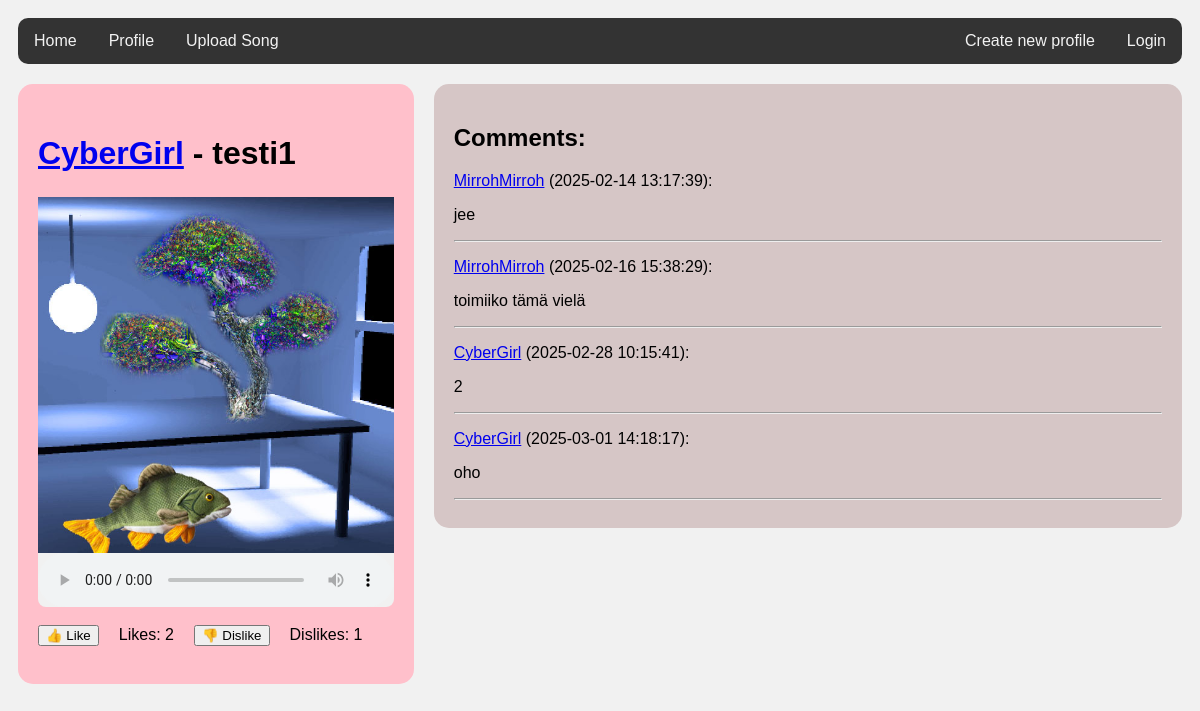
/song/1, run on the app's committed database.
### tables this page shows
CREATE TABLE songs (
    id INTEGER PRIMARY KEY,
    user_id INTEGER NOT NULL,
    title TEXT NOT NULL,
    artist TEXT NOT NULL CHECK (LENGTH(artist) > 0),
    audio_file_path TEXT NOT NULL,
    image_file_path TEXT NOT NULL,
    upload_date DATETIME DEFAULT CURRENT_TIMESTAMP,
    genre TEXT CHECK (LENGTH(genre) > 0),
    duration INTEGER CHECK (duration > 0),
    FOREIGN KEY (user_id) REFERENCES users(id) ON DELETE CASCADE
);

CREATE TABLE messages (
    id INTEGER PRIMARY KEY,
    content TEXT,
    sent_at TEXT,
    user_id INTEGER REFERENCES users,
    thread_id INTEGER REFERENCES threads
);

CREATE TABLE users (
    id INTEGER PRIMARY KEY,
    username TEXT UNIQUE,
    password_hash TEXT,
    image BLOB
, bio TEXT);

### app.py (the view)
@app.route("/song/<int:id>")
def show_song(id):
    song = get_song(id)
    thread = forum.get_thread(id)
    messages = forum.get_messages(id)
    like_counter = get_likes(id)
    dislike_counter = get_dislikes(id)
    return render_template("show_song.html", song=song, thread=thread, messages=messages, like_counter=like_counter, dislike_counter=dislike_counter)

### db.py (called while the page is built)
def get_connection():
    con = sqlite3.connect("database.db")
    con.execute("PRAGMA foreign_keys = ON")
    con.row_factory = sqlite3.Row
    return con

def query(sql, params=[]):
    con = get_connection()
    result = con.execute(sql, params).fetchall()
    con.close()
    return result

### forum.py (called while the page is built)
def get_thread(id):
    sql = """SELECT t.id
             FROM threads t
             WHERE t.id = ?"""
    result = db.query(sql, [id])
    return result[0]

def get_messages(id):
    sql = """SELECT m.id, m.content, m.sent_at, m.user_id, u.username
             FROM messages m, users u
             WHERE m.user_id = u.id AND m.thread_id = ?
             ORDER BY m.id"""
    return db.query(sql, [id])

### repositories/songs_repository.py (called while the page is built)
def get_song(id):
    sql = """SELECT id, user_id, title, artist, audio_file_path, image_file_path, genre
             FROM songs
             WHERE id = ?"""
    result = db.query(sql, [id])
    return result[0] if result else None

def get_likes(id):
    sql = "SELECT COUNT(*) FROM likes WHERE song_id = ? AND is_like = 1"
    result = db.query(sql, [id])
    return result[0][0] if result else 0  # Extract the count from the result

def get_dislikes(id):
    sql = "SELECT COUNT(*) FROM likes WHERE song_id = ? AND is_like = 0"
    result = db.query(sql, [id])
    return result[0][0] if result else 0  # Extract the count from the result

### templates/show_song.html (shortened to what this page needs)
<!DOCTYPE html>
<html>
<head>
  <link rel="stylesheet" href="../static/styles.css">
</head>
<body>
  <div class="topnav">
    <a href="/">Home</a>
    {% if session.username%}
    <a href="/user/{{ session['user_id'] }}">Profile</a>
    <a href="/upload_song">Upload Song</a>
    {% else %}
    <a href="/login_page">Profile</a>
    <a href="/login_page">Upload Song</a>
    {% endif %}
    {% if session.username %}
    <a href="/logout" style="float:right">Logout</a>
    {% else %}
    <a href="/login_page" style="float:right">Login</a>
    <a href="/register" style="float:right">Create new profile</a>
    {% endif %}
  </div>
  <div class="row">
    <div class="leftcolumn">
      <div class="card-songpage-left">
        <div class="song-info">
          <h1><a href="/user/{{ song.user_id }}">{{ song.artist }}</a> - {{ song.title }}</h1>
        </div>
        <br>
        <img src="{{ url_for('static', filename=song.image_file_path.split('static/')[-1]) }}" alt="Kansikuva" width="100%">
        <audio controls class="audio2">
          {% if song.audio_file_path.endswith('.mp3') %}
          <source src="{{ url_for('static', filename=song.audio_file_path.split('static/')[-1]) }}" type="audio/mpeg">
          {% elif song.audio_file_path.endswith('.wav') %}
          <source src="{{ url_for('static', filename=song.audio_file_path.split('static/')[-1]) }}" type="audio/wav">
          {% else %}
              <p>Tiedostotyyppi ei tuettu.</p>
          {% endif %}
        </audio>
        <br>
        <div class="likes">
          <form action="/like/{{ song.id }}" method="post">
            <button type="submit">👍 Like</button>
          </form>
          <p>Likes: {{ like_counter }}</p>
          <form action="/dislike/{{ song.id }}" method="post">
              <button type="submit">👎 Dislike</button>
          </form>
          <p>Dislikes: {{ dislike_counter }}</p>
        </div>
        <br>
      </div>
    </div>
    <div class="rightcolumn">
      <div class="card-songpage-right">
        <h2>Comments:</h2>
        {% for message in messages %}
        <p>
          <a href="/user/{{ message.user_id }}">{{ message.username }}</a> ({{ message.sent_at }}):
        </p>
        <p>
          {{ message.content }}
        </p>
        <hr />
        {% endfor %}
      </div>
    </div>
  </div>
</body>
</html>

### static/styles.css (style rules this page uses)
* { box-sizing: border-box; }
body { font-family: Arial; padding: 10px; background: #f1f1f1; }
.topnav { overflow: hidden; background-color: #333; border-radius: 10px; }
.topnav a { float: left; display: block; color: #f2f2f2; text-align: center; padding: 14px 16px; text-decoration: none; }
.leftcolumn { float: left; width: 34%; }
.rightcolumn { float: left; width: 66%; background-color: #f1f1f1; padding-left: 20px; overflow: hidden; }
.card-songpage-left { background-color: pink; padding: 20px; margin-top: 20px; border-radius: 15px; display: flex; flex-direction: column; }
.card-songpage-right { background-color: rgb(214, 198, 198); padding: 20px; margin-top: 20px; border-radius: 15px; }
.audio2 { width: 100%; border-radius: 0px 0px 8px 8px; background-color: #f1f1f1; }
.song-info { display: flex; flex-wrap: nowrap; gap: 10px; margin-top: 10px; margin-bottom: -15px; }
.likes { display: flex; align-items: center; gap: 20px; }
.likes form { display: flex; align-items: center; }
.likes p { margin: 0; }
.row::after { content: ""; display: table; clear: both; }

### data on the page
songs: artist "CyberGirl", title "testi1", image_file_path (picture)
messages: username "MirrohMirroh", sent_at "2025-02-14 13:17:39", content "jee"
messages: username "MirrohMirroh", sent_at "2025-02-16 15:38:29", content "toimiiko tämä vielä"
messages: username "CyberGirl", sent_at "2025-02-28 10:15:41", content "2"
messages: username "CyberGirl", sent_at "2025-03-01 14:18:17", content "oho"

### other printed values
{{ like_counter }} "2"
{{ dislike_counter }} "1"
